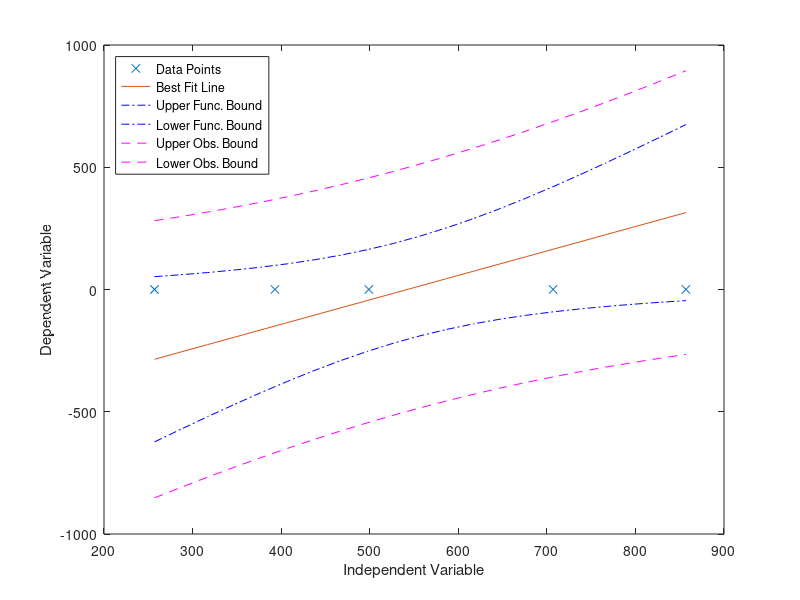

The MATLAB source for this figure:
x = [857 707 499 393 257]; % Uncomment and add your own data
y = [0.3709677419 0.306779661 0.2032520325 0.125 0.0896]; % Uncomment and add your own data
confLev = 0.8;
N = length(y);
xbar = mean(x);
ybar = mean(y);
Sxx = (x-xbar)*transpose(x-xbar);
beta1 = ((x-xbar)*transpose(x-xbar))/Sxx; %line of best fit
beta0= ybar-beta1*xbar;
yfit = beta0 + beta1*x;
SSE = (y-yfit)*transpose(y-yfit);
Se = sqrt(SSE/(N-2));
Sbeta0 = (Se*sqrt(1/N+xbar^2/Sxx));
Sbeta1 = Se/sqrt(Sxx);
StdT = tinv((1-0.5*(1-confLev)),N-2);
lambdaBeta1 = StdT*Sbeta1
lambdaBeta0 = StdT*Sbeta0
range = max(x)-min(x); 
xplot = min(x):range/20:max(x); 
yplot = beta0 + beta1*xplot; 
Syhat = Se*sqrt(1/N + (xplot - xbar).*(xplot - xbar)/Sxx);
lambdayhat = StdT*Syhat;
Sy = Se*sqrt(1+1/N + (xplot - xbar).*(xplot - xbar)/Sxx);
lambday = StdT*Sy
figure(1)
plot(x,y,'x')
hold on
plot(xplot,yplot)
plot(xplot,yplot+lambdayhat,'-.b',xplot,yplot-lambdayhat,'-.b')
plot(xplot,yplot+lambday,'--m',xplot,yplot-lambday,'--m')
xlabel('Independent Variable')
ylabel('Dependent Variable')
if beta1 > 0 % Fix this
    location = 'northwest';
else
    location = 'northeast';
end
legend('Data Points','Best Fit Line','Upper Func. Bound',...
    'Lower Func. Bound', 'Upper Obs. Bound', 'Lower Obs. Bound',...
    'Location', location)
hold off
